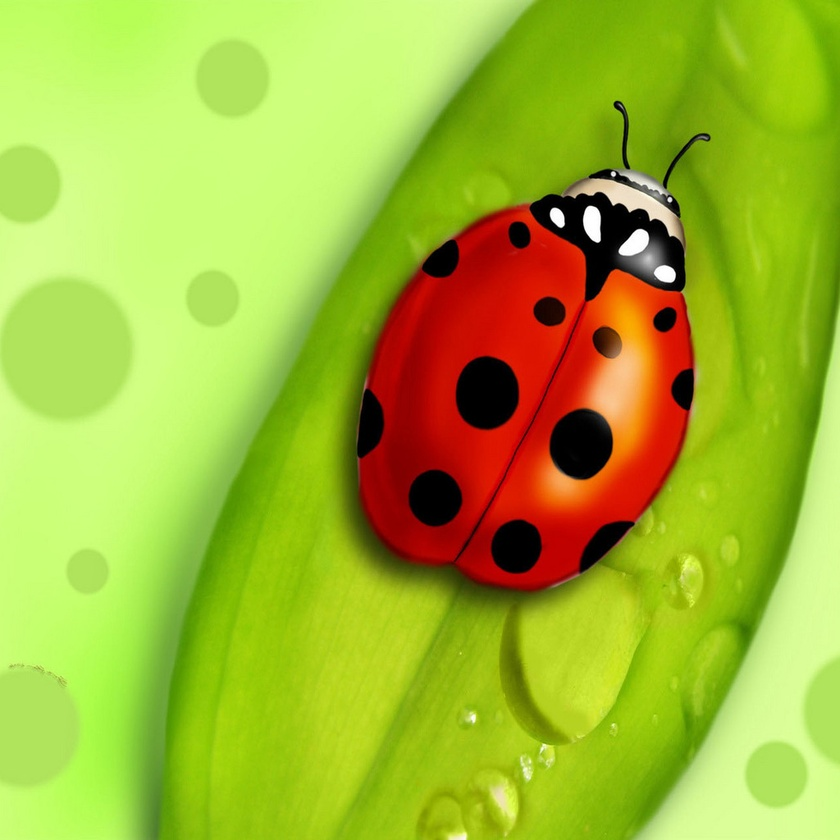
#> input picture HW2/Images/Q2/ladybug.jpg, 840 x 840 px, shrunk from 1024 x 1024 before the run
$ jupyter execute Q2.ipynb   (shell and % lines are left out)   (older library calls are emulated)
#> lines starting #> are read from the running program, lines starting #| are printed output that depends on the picture
[cell 1]
import matplotlib.pyplot as plt

import scipy.ndimage.filters

import skimage.color

from PIL import Image
from PIL import ImageFilter

import numpy as np

from skimage import io, color, feature,filters,morphology, draw

import math

[cell 2]
def detectCircles(im, radius, usegradient):
    edge = np.where(im == True)
    H = np.zeros(im.shape)
    for e in range(len(edge[0])):
        y, x = skimage.draw.circle_perimeter( edge[1][e], edge[0][e], radius)
        np.where( np.array([x,y]) )
        H[x, y] +=1
    return H

# Preprocessing
image = np.asarray(Image.open("Images/Q2/ladybug.jpg"),dtype=np.float64)/255.0
# convert to greyscale
image=skimage.color.rgb2grey(image)
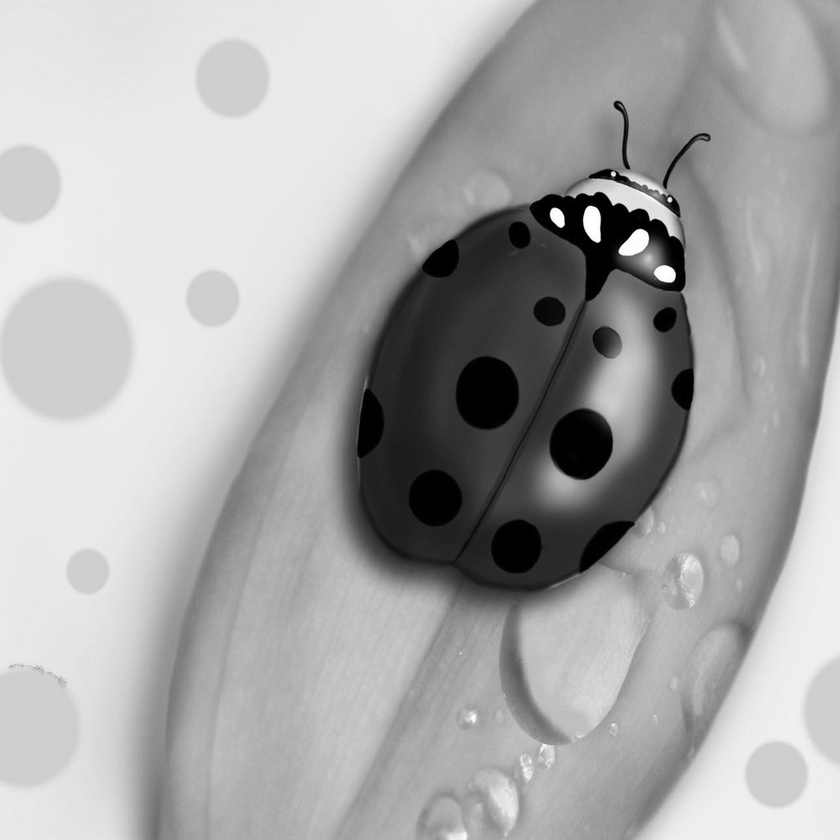
#> image: shape (840, 840) float64; min 0, max 1, mean 0.663

# Edge detect
canny_map=feature.canny(image, low_threshold = 0.025, high_threshold= .15)
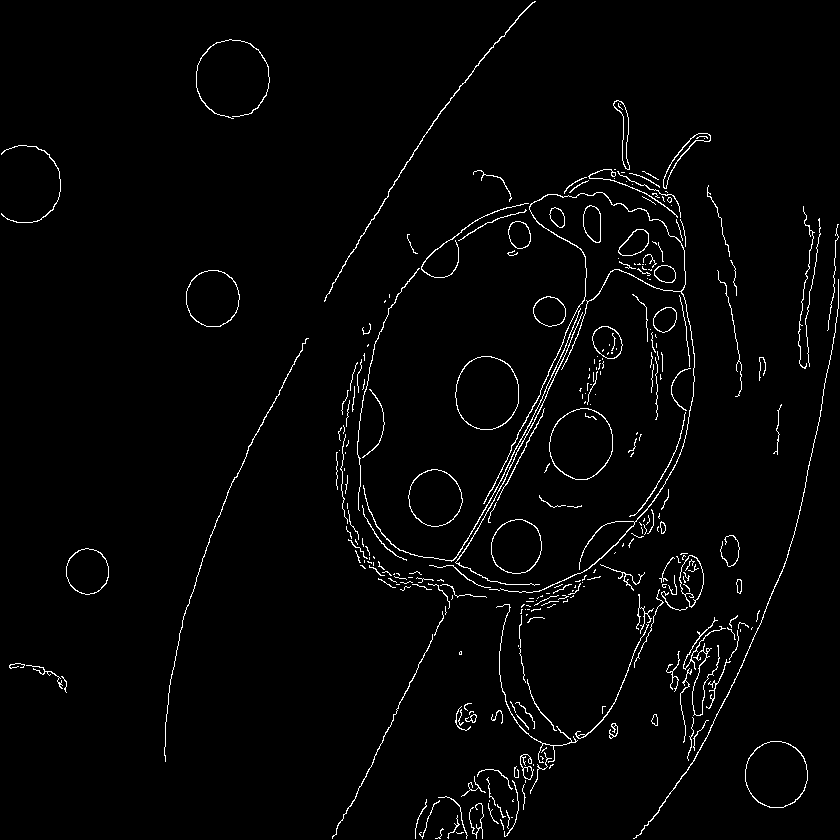
#> canny_map: shape (840, 840) bool; 2.3% white in thin lines or dots
# r, t, H = hough_transform(canny_map)

# guassain blur to reduce noise

# get circles
circles = detectCircles(canny_map,1 , 3)
#> in detectCircles, `edge = np.where(im == True)`: edge = 16029 positions, rows 1 to 838, columns 1 to 838
#> the loop in detectCircles, `for e in range(len(edge[0])):` made 16029 passes
#> (y, x) on passes 1 to 3: ([535, 533, 535, 533, 534, 534, 534, 534], [1, 1, 1, 1, 2, 2, 0, 0]), ([536, 534, 536, 534, 535, 535, 535, 535], [1, 1, 1, 1, 2, 2, 0, 0]), ([533, 531, 533, 531, 532, 532, 532, 532], [2, 2, 2, 2, 3, 3, 1, 1])

# draw circles on origional image

plt.figure()
plt.imshow(circles)

print(np.max(circles))
#| 4.0

[cell 3]
canny_map[1][1]
#> Out = False

$ run again, with HW2/Images/Q2/MoonCraters.jpg copied over HW2/Images/Q2/ladybug.jpg
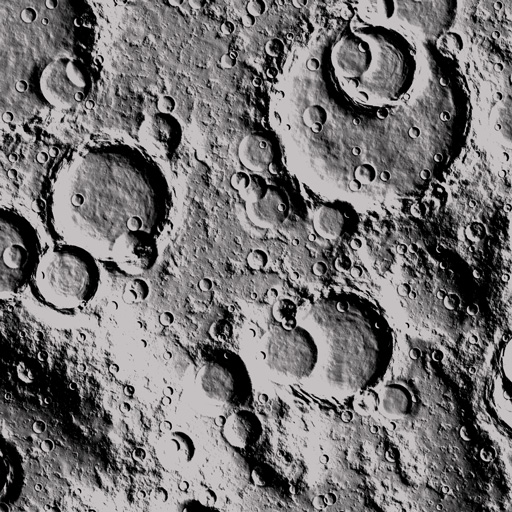
#> input picture HW2/Images/Q2/MoonCraters.jpg, 512 x 512 px
#> `canny_map=feature.canny(image, low_threshold = 0.025, high_threshold= ..`:
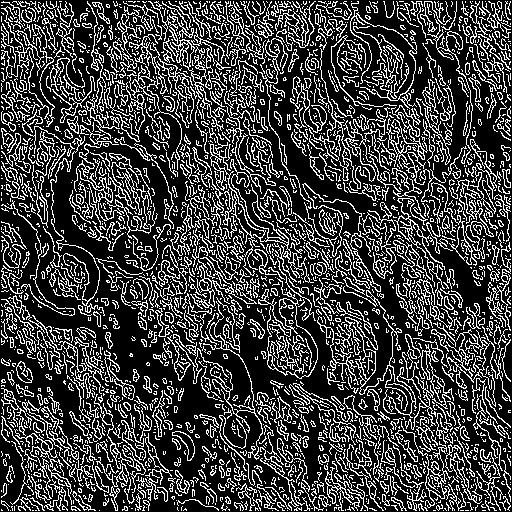
#> canny_map: shape (512, 512) bool; 25.4% white in thin lines or dots
#> edge = 66503 positions, rows 1 to 510, columns 1 to 510
#> the loop in detectCircles, `for e in range(len(edge[0])):` made 66503 passes
#> y on passes 1 to 3: [4, 2, 4, 2, 3, 3, 3, 3], [14, 12, 14, 12, 13, 13, 13, 13], [15, 13, 15, 13, 14, 14, 14, 14]
#> after the loop in detectCircles, `for e in range(len(edge[0])):`:
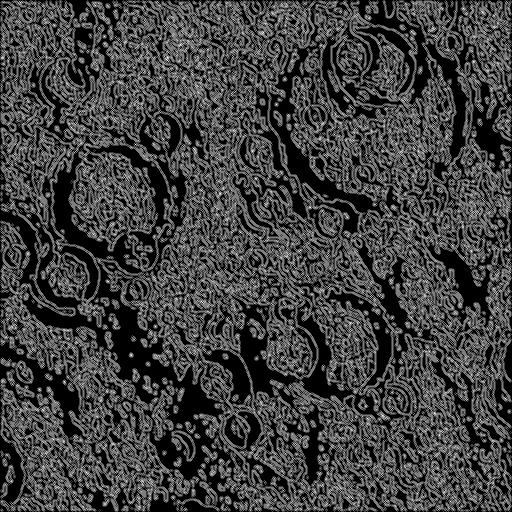
#> H: shape (512, 512) float64; min 0, max 4, mean 1.01; drawn with min black and max white
#| 4.0
#> Out = False

$ run again, with HW2/Images/Q2/colorful3.jpg copied over HW2/Images/Q2/ladybug.jpg
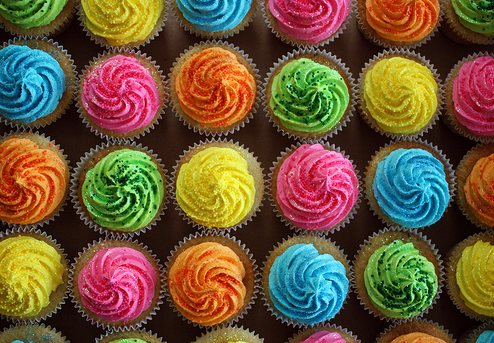
#> input picture HW2/Images/Q2/colorful3.jpg, 494 x 343 px
#> `canny_map=feature.canny(image, low_threshold = 0.025, high_threshold= ..`:
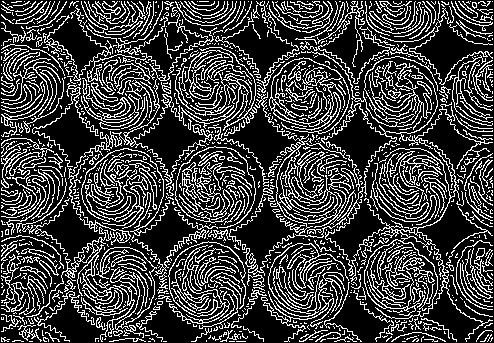
#> canny_map: shape (343, 494) bool; 24.8% white in thin lines or dots
#> edge = 42094 positions, rows 1 to 341, columns 1 to 492
#> the loop in detectCircles, `for e in range(len(edge[0])):` made 42094 passes
#> y on passes 1 to 3: [3, 1, 3, 1, 2, 2, 2, 2], [4, 2, 4, 2, 3, 3, 3, 3], [17, 15, 17, 15, 16, 16, 16, 16]
#> after the loop in detectCircles, `for e in range(len(edge[0])):`:
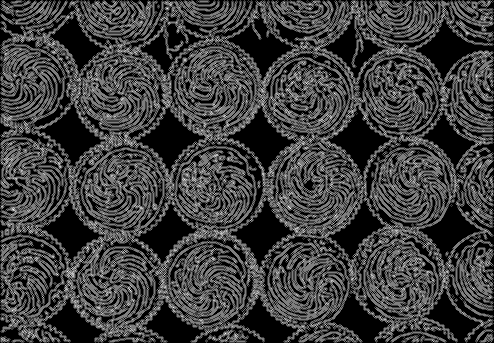
#> H: shape (343, 494) float64; min 0, max 4, mean 0.994; drawn with min black and max white
#| 4.0
#> Out = False
